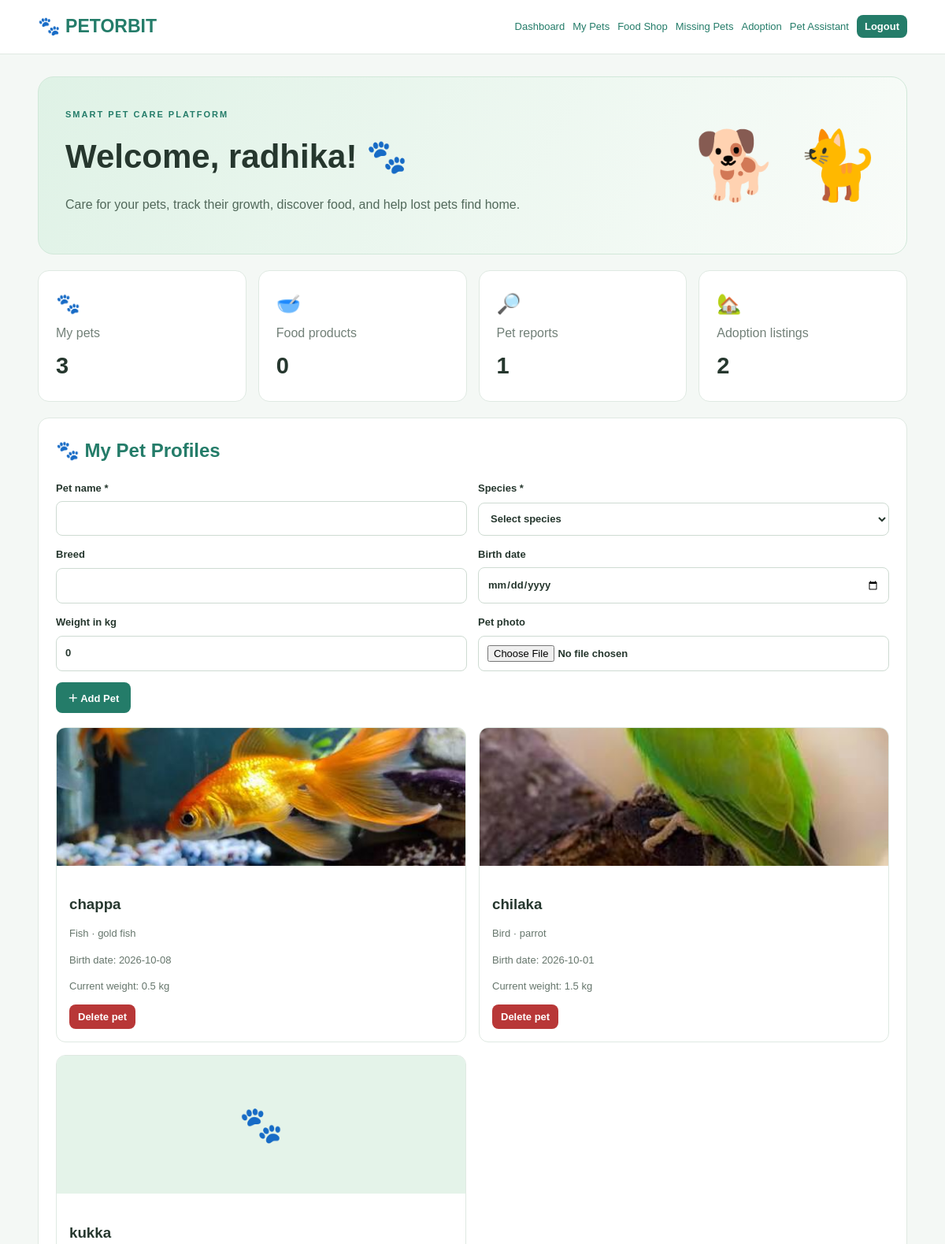
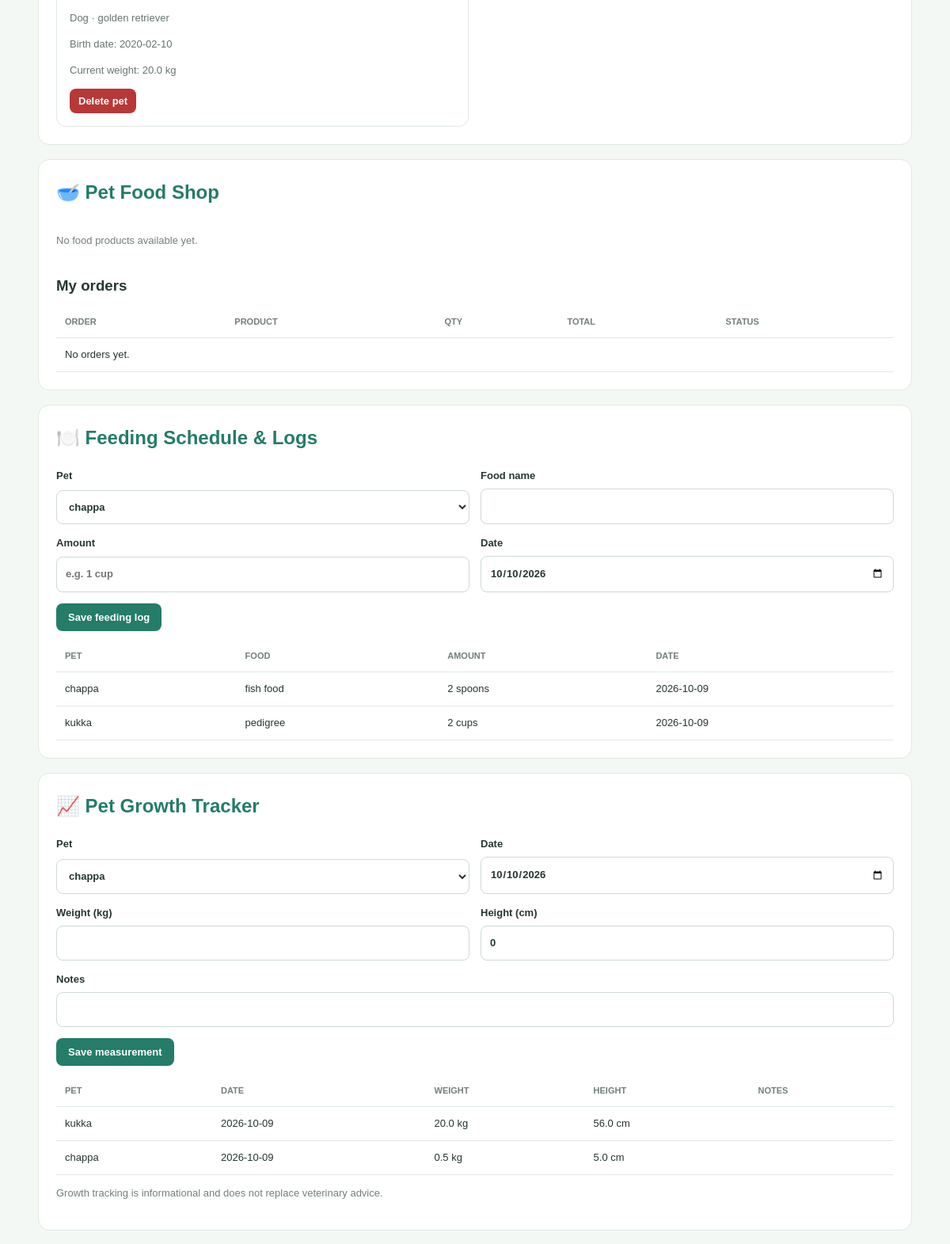
The page / (signed in, upper part) on the database its author committed (2 pictures, top to bottom).
### tables this page shows
CREATE TABLE users (
            id INTEGER PRIMARY KEY AUTOINCREMENT,
            name TEXT NOT NULL,
            email TEXT UNIQUE NOT NULL,
            password TEXT NOT NULL,
            role TEXT NOT NULL DEFAULT 'user'
        );

CREATE TABLE pets (
            id INTEGER PRIMARY KEY AUTOINCREMENT,
            name TEXT NOT NULL,
            pet_type TEXT NOT NULL,
            age INTEGER NOT NULL,
            owner TEXT NOT NULL
        , user_id INTEGER REFERENCES users(id), species TEXT NOT NULL DEFAULT '', breed TEXT DEFAULT '', birth_date TEXT DEFAULT '', weight REAL DEFAULT 0, photo TEXT DEFAULT '');

CREATE TABLE feeding (
            id INTEGER PRIMARY KEY AUTOINCREMENT,
            pet_id INTEGER NOT NULL REFERENCES pets(id) ON DELETE CASCADE,
            food_name TEXT NOT NULL,
            amount TEXT DEFAULT '',
            log_date TEXT NOT NULL
        );

CREATE TABLE growth (
            id INTEGER PRIMARY KEY AUTOINCREMENT,
            pet_id INTEGER NOT NULL REFERENCES pets(id) ON DELETE CASCADE,
            log_date TEXT NOT NULL,
            weight REAL NOT NULL,
            height REAL DEFAULT 0,
            notes TEXT DEFAULT ''
        );

### app.py (the view)
@app.route("/")
@login_required
def dashboard():
    user = current_user()
    with connect() as con:
        if user["role"] == "admin":
            pets = con.execute("SELECT p.*,u.name AS owner FROM pets p JOIN users u ON u.id=p.user_id ORDER BY p.id DESC").fetchall()
            foods = con.execute("SELECT * FROM food ORDER BY id DESC").fetchall()
            reports = con.execute("SELECT r.*,u.name AS reporter FROM reports r JOIN users u ON u.id=r.user_id ORDER BY r.id DESC").fetchall()
            adoptions = con.execute("SELECT a.*,u.name AS poster FROM adoption a JOIN users u ON u.id=a.user_id ORDER BY a.id DESC").fetchall()
        else:
            pets = con.execute("SELECT * FROM pets WHERE user_id=? ORDER BY id DESC", (user["id"],)).fetchall()
            foods = con.execute("SELECT * FROM food ORDER BY name").fetchall()
            reports = con.execute("SELECT r.*,u.name AS reporter FROM reports r JOIN users u ON u.id=r.user_id ORDER BY r.id DESC").fetchall()
            adoptions = con.execute("SELECT a.*,u.name AS poster FROM adoption a JOIN users u ON u.id=a.user_id ORDER BY a.id DESC").fetchall()
        pet_ids = [p["id"] for p in pets]
        growth = []
        health = []
        feeding = []
        orders = con.execute(
            "SELECT o.*,f.name AS food_name FROM orders o JOIN food f ON f.id=o.food_id WHERE o.user_id=? ORDER BY o.id DESC",
            (user["id"],)
        ).fetchall()
        if pet_ids:
            marks = ",".join("?" for _ in pet_ids)
            growth = con.execute(
                f"SELECT g.*,p.name AS pet_name FROM growth g JOIN pets p ON p.id=g.pet_id WHERE g.pet_id IN ({marks}) ORDER BY g.log_date DESC",
                pet_ids
            ).fetchall()
            health = con.execute(
                f"SELECT h.*,p.name AS pet_name FROM health h JOIN pets p ON p.id=h.pet_id WHERE h.pet_id IN ({marks}) ORDER BY h.record_date DESC",
                pet_ids
            ).fetchall()
            feeding = con.execute(
                f"SELECT f.*,p.name AS pet_name FROM feeding f JOIN pets p ON p.id=f.pet_id WHERE f.pet_id IN ({marks}) ORDER BY f.id DESC LIMIT 20",
                pet_ids
            ).fetchall()
    return render_template(
        "dashboard.html", user=user, pets=pets, foods=foods,
        reports=reports, adoptions=adoptions, growth=growth,
        health=health, feeding=feeding, orders=orders, today=date.today().isoformat()
    )

### app.py (called while the page is built)
def connect():
    con = sqlite3.connect(DB_PATH)
    con.row_factory = sqlite3.Row
    con.execute("PRAGMA foreign_keys=ON")
    return con

def current_user():
    if "user_id" not in session:
        return None
    with connect() as con:
        return con.execute(
            "SELECT id,name,email,role FROM users WHERE id=?",
            (session["user_id"],)
        ).fetchone()

def login_required(fn):
    @wraps(fn)
    def wrapper(*args, **kwargs):
        if not current_user():
            flash("Please log in first.", "error")
            return redirect(url_for("login"))
        return fn(*args, **kwargs)
    return wrapper

### templates/dashboard.html (shortened to what this page needs)
{% extends "base.html" %}
{% block content %}
<section class="hero">
    <div>
        <span class="eyebrow">SMART PET CARE PLATFORM</span>
        <h1>Welcome, {{ user.name }}! 🐾</h1>
        <p>Care for your pets, track their growth, discover food, and help lost pets find home.</p>
    </div>
    <div class="hero-art">🐕 🐈</div>
</section>
<section class="stats">
    <article><span>🐾</span><p>My pets</p><strong>{{ pets|length }}</strong></article>
    <article><span>🥣</span><p>Food products</p><strong>{{ foods|length }}</strong></article>
    <article><span>🔎</span><p>Pet reports</p><strong>{{ reports|length }}</strong></article>
    <article><span>🏡</span><p>Adoption listings</p><strong>{{ adoptions|length }}</strong></article>
</section>
<section class="panel" id="pets">
    <h2>🐾 My Pet Profiles</h2>
    <form method="post" action="{{ url_for('add_pet') }}"
          enctype="multipart/form-data" class="form-grid">
        <label>Pet name *<input name="name" required></label>
        <label>Species *
            <select name="species" required>
                <option value="">Select species</option>
            </select>
        </label>
        <label>Breed<input name="breed"></label>
        <label>Birth date<input type="date" name="birth_date"></label>
        <label>Weight in kg<input type="number" name="weight" min="0" step="0.1" value="0"></label>
        <label>Pet photo<input type="file" name="photo" accept=".png,.jpg,.jpeg,.webp"></label>
        <button class="btn full">＋ Add Pet</button>
    </form>
    <div class="cards">
    {% for pet in pets %}
        <article class="pet-card">
            {% if pet.photo %}
            <img class="pet-photo" src="{{ url_for('static', filename='uploads/' ~ pet.photo) }}" alt="Pet">
            {% else %}<div class="pet-photo placeholder">🐾</div>{% endif %}
            <div class="card-body">
                <h3>{{ pet.name }}</h3>
                <p>{{ pet.species }} · {{ pet.breed or 'Breed not specified' }}</p>
                <p>Birth date: {{ pet.birth_date or 'Not added' }}</p>
                <p>Current weight: {{ pet.weight }} kg</p>
                <form method="post" action="{{ url_for('delete_pet', pet_id=pet.id) }}"
                      data-confirm="Delete this pet and all linked health and growth records?">
                    <button class="btn danger small">Delete pet</button>
                </form>
            </div>
        </article>
    {% else %}
        <p class="muted">No pets registered. Add your first pet above.</p>
    {% endfor %}
    </div>
</section>
<section class="panel" id="food">
    <h2>🥣 Pet Food Shop</h2>
    <div class="cards">
    {% for item in foods %}
        <article class="product-card">
            <div class="product-icon">🥫</div>
            <div class="card-body">
                <h3>{{ item.name }}</h3>
                <p>{{ item.species }} · {{ item.description }}</p>
                <h3>₹{{ '%.2f'|format(item.price) }}</h3>
                <p>Stock: {{ item.stock }}</p>
                {% if item.stock > 0 %}
                <form method="post" action="{{ url_for('order_food', food_id=item.id) }}">
                    <label>Quantity
                        <input type="number" name="quantity" min="1"
                               max="{{ item.stock }}" value="1" required>
                    </label>
                    <button class="btn">Place demo order</button>
                </form>
                {% else %}<span class="badge">Out of stock</span>{% endif %}
            </div>
        </article>
    {% else %}<p class="muted">No food products available yet.</p>{% endfor %}
    </div>
    <h3>My orders</h3>
    <div class="table-wrap"><table>
        <tr><th>Order</th><th>Product</th><th>Qty</th><th>Total</th><th>Status</th></tr>
        {% for order in orders %}
        <tr><td>#{{ order.id }}</td><td>{{ order.food_name }}</td>
            <td>{{ order.quantity }}</td><td>₹{{ '%.2f'|format(order.total) }}</td>
            <td>{{ order.status }}</td></tr>
        {% else %}<tr><td colspan="5">No orders yet.</td></tr>{% endfor %}
    </table></div>
</section>
<section class="panel" id="feeding">
    <h2>🍽️ Feeding Schedule & Logs</h2>
    {% if pets %}
    <form method="post" action="{{ url_for('add_feeding') }}" class="form-grid">
        <label>Pet
            <select name="pet_id">{% for pet in pets %}<option value="{{ pet.id }}">{{ pet.name }}</option>{% endfor %}</select>
        </label>
        <label>Food name<input name="food_name" required></label>
        <label>Amount<input name="amount" placeholder="e.g. 1 cup"></label>
        <label>Date<input type="date" name="log_date" value="{{ today }}"></label>
        <button class="btn full">Save feeding log</button>
    </form>
    {% else %}<p class="muted">Add a pet profile first.</p>{% endif %}
    <div class="table-wrap"><table>
        <tr><th>Pet</th><th>Food</th><th>Amount</th><th>Date</th></tr>
        {% for log in feeding %}<tr><td>{{ log.pet_name }}</td><td>{{ log.food_name }}</td><td>{{ log.amount }}</td><td>{{ log.log_date }}</td></tr>
        {% else %}<tr><td colspan="4">No feeding logs yet.</td></tr>{% endfor %}
    </table></div>
</section>
<section class="panel" id="growth">
    <h2>📈 Pet Growth Tracker</h2>
    {% if pets %}
    <form method="post" action="{{ url_for('add_growth') }}" class="form-grid">
        <label>Pet<select name="pet_id">{% for pet in pets %}<option value="{{ pet.id }}">{{ pet.name }}</option>{% endfor %}</select></label>
        <label>Date<input type="date" name="log_date" value="{{ today }}"></label>
        <label>Weight (kg)<input type="number" name="weight" min="0" step="0.1" required></label>
        <label>Height (cm)<input type="number" name="height" min="0" step="0.1" value="0"></label>
        <label class="full">Notes<input name="notes"></label>
        <button class="btn full">Save measurement</button>
    </form>
    {% endif %}
    <div class="table-wrap"><table>
        <tr><th>Pet</th><th>Date</th><th>Weight</th><th>Height</th><th>Notes</th></tr>
        {% for g in growth %}<tr><td>{{ g.pet_name }}</td><td>{{ g.log_date }}</td><td>{{ g.weight }} kg</td><td>{{ g.height }} cm</td><td>{{ g.notes }}</td></tr>
        {% else %}<tr><td colspan="5">No growth records yet.</td></tr>{% endfor %}
    </table></div>
    <p class="muted">Growth tracking is informational and does not replace veterinary advice.</p>
</section>
{% endblock %}

### templates/base.html (shortened to what this page needs)
<!DOCTYPE html>
<html lang="en">
<head>
    <link rel="stylesheet" href="{{ url_for('static', filename='style.css') }}">
</head>
<body>
<header class="navbar">
    <a class="logo" href="{{ url_for('dashboard') }}">🐾 PETORBIT</a>
    {% if session.get('user_id') %}
    <nav>
        <a href="{{ url_for('dashboard') }}">Dashboard</a>
        <a href="{{ url_for('dashboard') }}#pets">My Pets</a>
        <a href="{{ url_for('dashboard') }}#food">Food Shop</a>
        <a href="{{ url_for('dashboard') }}#missing">Missing Pets</a>
        <a href="{{ url_for('dashboard') }}#adoption">Adoption</a>
        <a href="{{ url_for('dashboard') }}#assistant">Pet Assistant</a>
        <form action="{{ url_for('logout') }}" method="post">
            <button class="logout">Logout</button>
        </form>
    </nav>
    {% endif %}
</header>
<main class="container">
    {% block content %}{% endblock %}
</main>
</body>
</html>

### static/style.css (style rules this page uses)
:root { --green: #247c69; --dark-green: #185b4d; --light-green: #e4f3e9; --background: #f4f8f5; --text: #26372e; --muted: #728078; --border: #dfe9e2; --white: #ffffff; }
* { box-sizing: border-box; }
body { margin: 0; background: var(--background); color: var(--text); font-family: Arial, sans-serif; line-height: 1.55; }
.navbar { display: flex; align-items: center; justify-content: space-between; flex-wrap: wrap; gap: 16px; padding: 16px 4%; background: white; border-bottom: 1px solid var(--border); }
.logo { color: var(--green); font-size: 23px; font-weight: bold; text-decoration: none; }
nav { display: flex; flex-wrap: wrap; align-items: center; gap: 10px; }
nav a, .text-link { color: var(--green); text-decoration: none; font-size: 13px; }
nav form { margin: 0; }
.container { width: min(1150px, 92%); margin: 28px auto 50px; min-height: 65vh; }
.hero { display: flex; justify-content: space-between; align-items: center; gap: 20px; padding: 34px; background: linear-gradient(120deg, #dff2e6, #f9fcf9); border: 1px solid #d1e8d9; border-radius: 20px; }
.hero h1 { font-size: clamp(27px, 4vw, 42px); margin: 10px 0; }
.hero p { color: #52695b; }
.hero-art { font-size: clamp(45px, 8vw, 85px); }
.eyebrow { color: var(--green); font-size: 11px; font-weight: bold; letter-spacing: 2px; }
.stats { display: grid; grid-template-columns: repeat(4, 1fr); gap: 15px; margin: 20px 0; }
.stats article, .panel { background: white; border: 1px solid var(--border); border-radius: 14px; padding: 22px; }
.stats article span { font-size: 25px; }
.stats article p { color: var(--muted); margin: 6px 0; }
.stats article strong { font-size: 29px; }
.panel { margin: 18px 0; scroll-margin-top: 18px; }
.panel h2 { color: var(--green); margin-top: 0; }
.panel h3 { margin-bottom: 8px; }
.muted { color: var(--muted); font-size: 13px; }
.form, .form-grid { display: grid; gap: 14px; }
.form-grid { grid-template-columns: repeat(2, minmax(0, 1fr)); }
.form label, .form-grid label { display: grid; gap: 6px; font-size: 13px; font-weight: bold; }
input, select, textarea { width: 100%; min-width: 0; padding: 11px; border: 1px solid #cedbd2; border-radius: 8px; background: white; color: var(--text); font: inherit; }
.full { grid-column: 1 / -1; }
.btn, button { display: inline-block; width: fit-content; padding: 10px 15px; background: var(--green); color: white; border: 0; border-radius: 8px; cursor: pointer; text-decoration: none; font-size: 13px; font-weight: bold; }
.btn.small { padding: 8px 11px; }
.btn.danger { background: #b83737; }
.logout { padding: 7px 10px; }
.cards { display: grid; grid-template-columns: repeat(2, minmax(0, 1fr)); gap: 16px; margin-top: 18px; }
.pet-card, .product-card, .report-card { border: 1px solid var(--border); border-radius: 12px; overflow: hidden; background: white; min-width: 0; }
.pet-photo { width: 100%; height: 175px; display: block; object-fit: cover; }
.placeholder, .product-icon { background: var(--light-green); display: grid; place-items: center; font-size: 45px; }
.card-body { padding: 16px; }
.card-body p { font-size: 13px; color: #66766c; overflow-wrap: anywhere; }
.table-wrap { overflow-x: auto; margin-top: 12px; }
table { width: 100%; border-collapse: collapse; font-size: 13px; }
th, td { padding: 11px; border-bottom: 1px solid var(--border); text-align: left; }
th { color: var(--muted); font-size: 11px; text-transform: uppercase; }
td { overflow-wrap: anywhere; }

### rows shown on the page
users: name "radhika"
pets: photo (picture), name "chappa", species "Fish", breed "gold fish", birth_date "2026-10-08", weight "0.5"
pets: photo (picture), name "chilaka", species "Bird", breed "parrot", birth_date "2026-10-01", weight "1.5"
pets: name "kukka", species "Dog", breed "golden retriever", birth_date "2020-02-10", weight "20.0"
feeding: pet_name "chappa", food_name "fish food", amount "2 spoons", log_date "2026-10-09"
feeding: pet_name "kukka", food_name "pedigree", amount "2 cups", log_date "2026-10-09"
growth: pet_name "kukka", log_date "2026-10-09", weight "20.0", height "56.0"
growth: pet_name "chappa", log_date "2026-10-09", weight "0.5", height "5.0"

### other values the page prints
{{ pets|length }} "3"
{{ foods|length }} "0"
{{ reports|length }} "1"
{{ adoptions|length }} "2"
form field pet_id "chappa"
